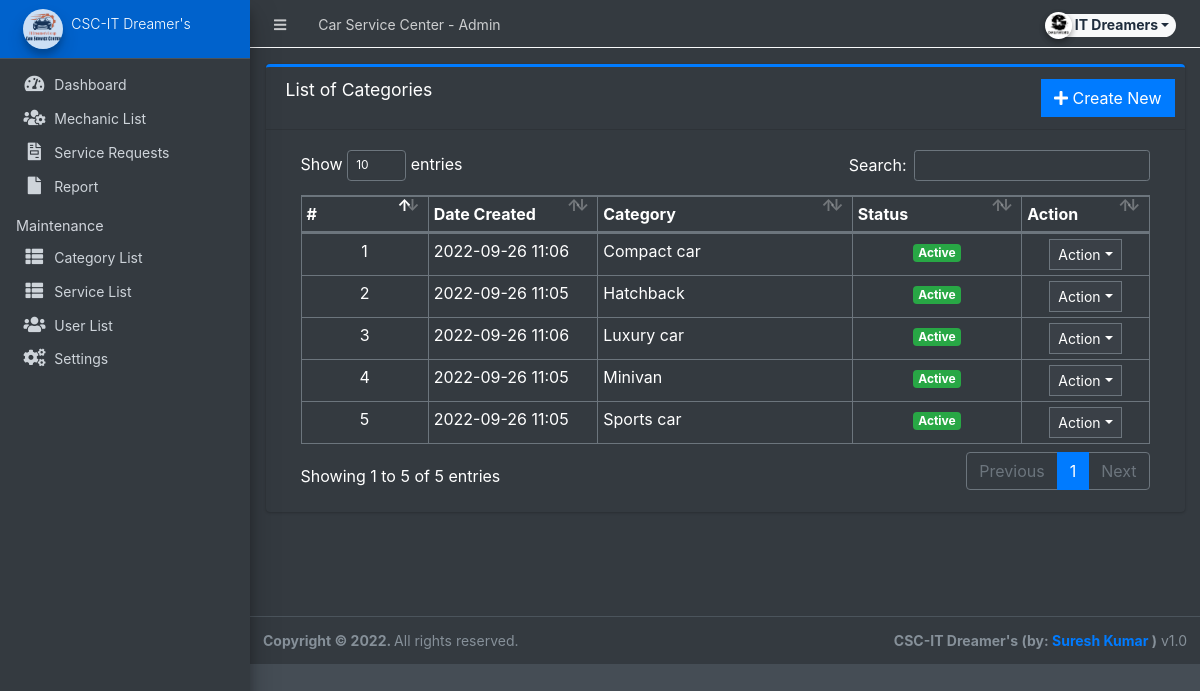
The app's page /admin/?page=maintenance/category (signed in) with its own data.
### tables this page shows
CREATE TABLE `categories` (
  `id` int(30) NOT NULL,
  `category` varchar(250) NOT NULL,
  `status` tinyint(1) NOT NULL DEFAULT 1,
  `date_created` datetime NOT NULL DEFAULT current_timestamp()
);

### admin/maintenance/category.php (the view, shortened to what this page needs)
<div class="card card-outline card-primary">
	<div class="card-header">
		<h3 class="card-title">List of Categories</h3>
		<div class="card-tools">
			<a href="?page=maintenance/manage_category" class="btn btn-flat btn-primary"><span class="fas fa-plus"></span>  Create New</a>
		</div>
	</div>
	<div class="card-body">
		<div class="container-fluid">
        <div class="container-fluid">
			<table class="table table-bordered table-stripped">
				<colgroup>
					<col width="15%">
					<col width="20%">
					<col width="30%">
					<col width="20%">
					<col width="15%">
				</colgroup>
				<thead>
					<tr>
						<th>#</th>
						<th>Date Created</th>
						<th>Category</th>
						<th>Status</th>
						<th>Action</th>
					</tr>
				</thead>
				<tbody>
					<?php
					$i = 1;
						$qry = $conn->query("SELECT * from `categories` order by category asc ");
						while($row = $qry->fetch_assoc()):
					?>
						<tr>
							<td class="text-center"><?php echo $i++; ?></td>
							<td><?php echo date("Y-m-d H:i",strtotime($row['date_created'])) ?></td>
							<td><?php echo $row['category'] ?></td>
							<td class="text-center">
                                <?php if($row['status'] == 1): ?>
                                    <span class="badge badge-success">Active</span>
                                <?php else: ?>
                                    <span class="badge badge-danger">Inactive</span>
                                <?php endif; ?>
                            </td>
							<td align="center">
								 <button type="button" class="btn btn-flat btn-default btn-sm dropdown-toggle dropdown-icon" data-toggle="dropdown">
				                  		Action
				                  </button>
							</td>
						</tr>
					<?php endwhile; ?>
				</tbody>
			</table>
		</div>
		</div>
	</div>
</div>

### records on screen
categories: date_created "2022-09-26 11:06", category "Compact car", status "Active"
categories: date_created "2022-09-26 11:05", category "Hatchback", status "Active"
categories: date_created "2022-09-26 11:06", category "Luxury car", status "Active"
categories: date_created "2022-09-26 11:05", category "Minivan", status "Active"
categories: date_created "2022-09-26 11:05", category "Sports car", status "Active"

### other values on screen
$_settings->info('name') "Car Service Center"
$_settings->userdata('firstname').' '.$_settings->userdata('lastname') "IT Dreamers"
$_settings->info('short_name') "CSC-IT Dreamer's"
